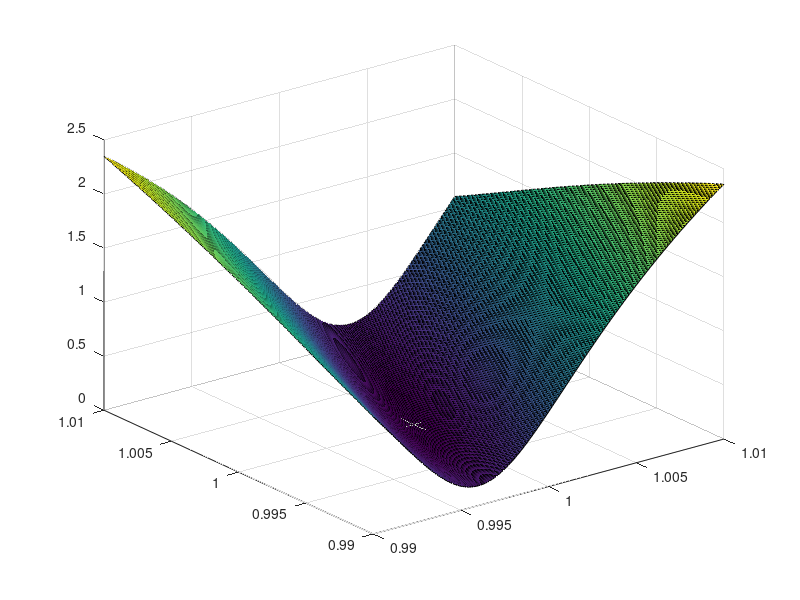

Write the MATLAB code that produced this figure.
par = [1 1];
x = 0.99:0.0001:1.01;
y = 0.99:0.0001:1.01;
[Y X] = ndgrid(x,y);
f = par(1,1)*(Y - X.^2).^2 + (par(1,2) - X).^2;
f = log(100*log(100*log(f + 1) + 1) + 1);
surf(x,y,f)

